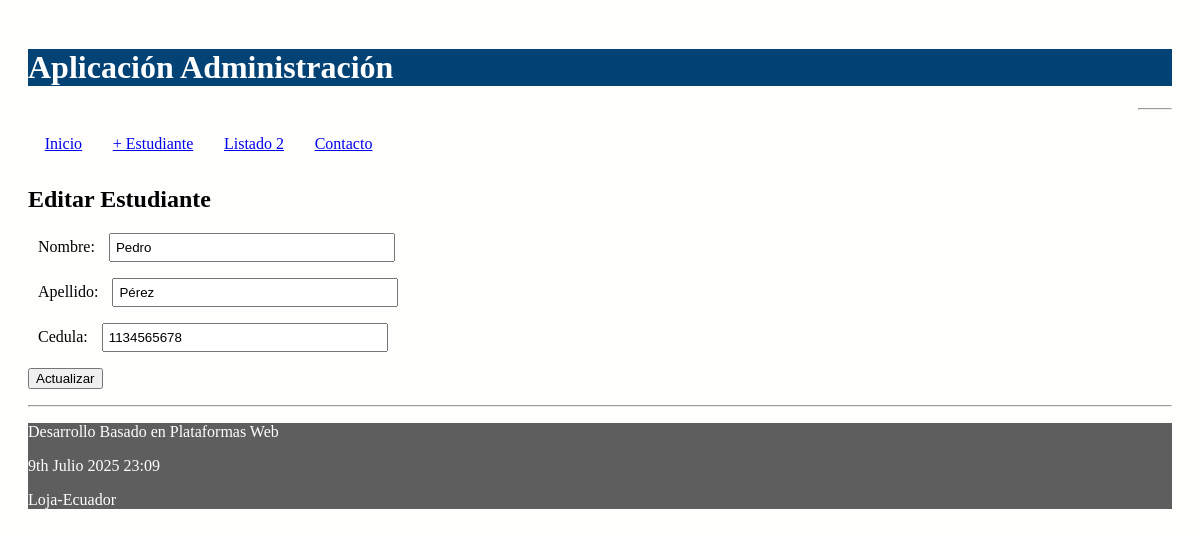
Screenshot of /administrativo/editar-estudiante/3 with the database file from the repository.
### administrativo/models.py (models this page shows, shortened)
class Estudiante(models.Model):
    nombre = models.CharField(max_length=30)
    apellido = models.CharField(max_length=30)
    cedula = models.CharField(max_length=30, unique=True)

### administrativo/views.py (the view)
# urls.py: path('editar-estudiante/<int:id>', views.editarEstudiante,
def editarEstudiante(request, id):
    estudiante = Estudiante.objects.get(pk=id)
    if request.method=='POST':
        formulario = EstudianteForm(request.POST, instance=estudiante)
        print(formulario.errors)
        if formulario.is_valid():
            formulario.save()
            return redirect(listadoEstudiantesDos)
    else:
        formulario = EstudianteForm(instance=estudiante)
    diccionario = {'formulario': formulario}
    return render(request, 'editarEstudiante.html', diccionario)

### administrativo/forms.py
class EstudianteForm(ModelForm):
    class Meta:
        model = Estudiante
        fields = ['nombre', 'apellido', 'cedula']

### administrativo/templates/editarEstudiante.html (shortened to what this page needs)
{% extends "master.html" %}
{% block content %}
<h2>Editar Estudiante</h3>
<form action="" method="post">
  {{formulario.as_p}}
  <p><input type='submit' value='Actualizar'/></p>
</form>
{% endblock %}

### administrativo/static/css/estilos.css (style rules this page uses)
body { background: #FEFEFD; padding: 20px; }
input[type=text], input[type=number] { width: 25%; padding: 5px 5px; box-sizing: border-box; }
label { padding: 12px 10px; }

### rows the page displays
Estudiante: nombre "Pedro", apellido "Pérez", cedula "1134565678"
